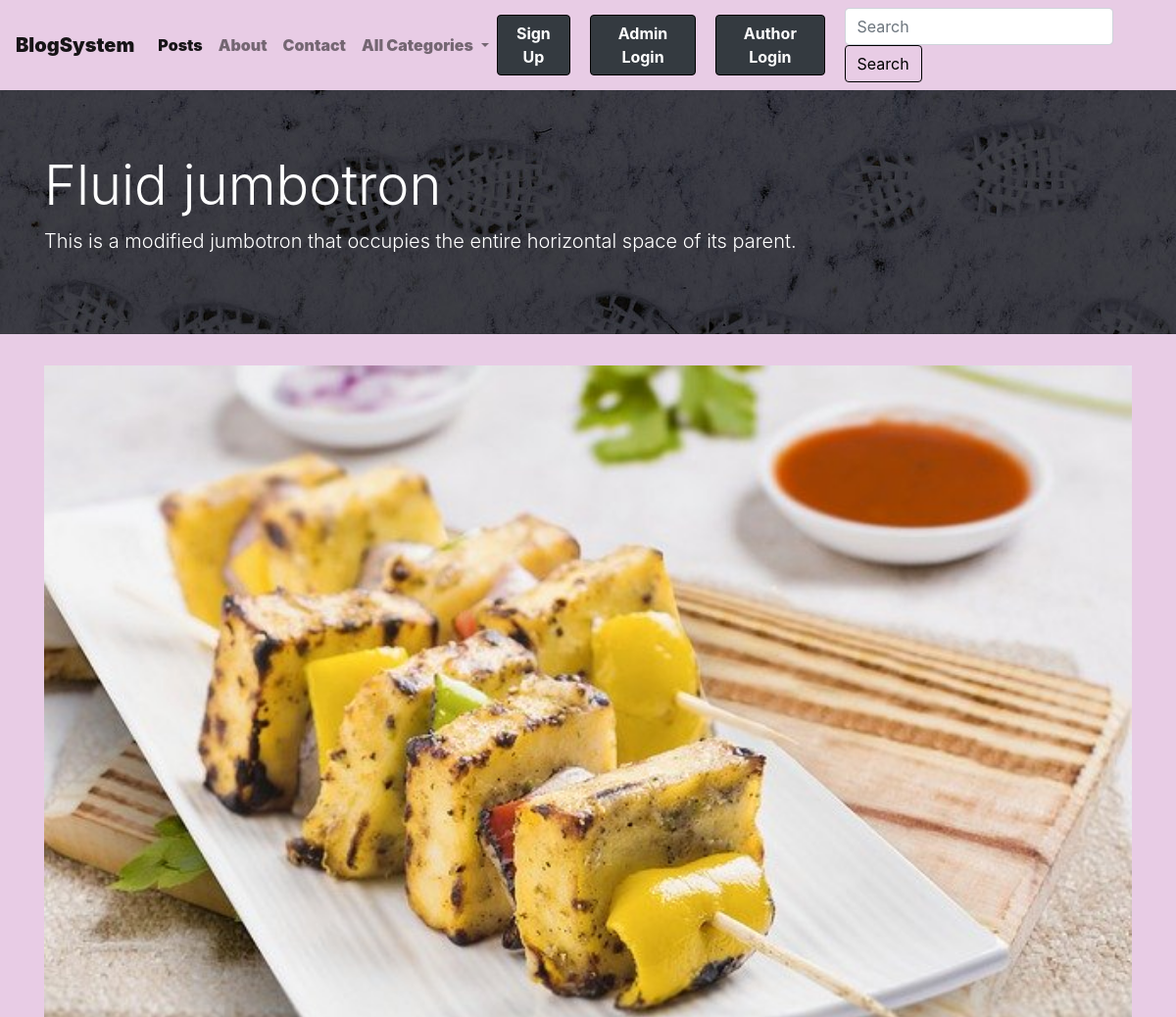
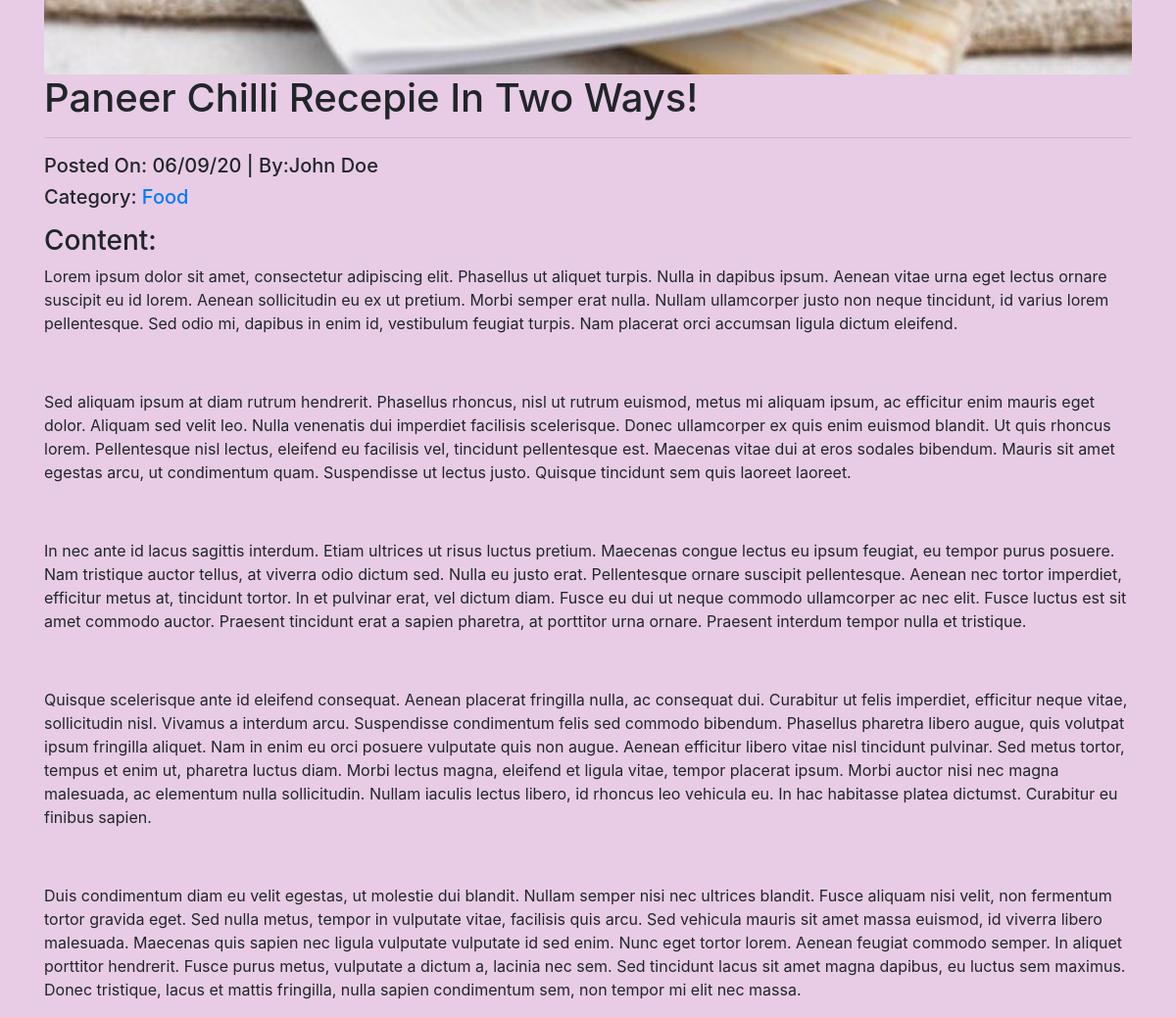
The page /post.php?id=21 on the database its author committed (2 pictures, top to bottom).
### tables this page shows
CREATE TABLE `post` (
  `post_id` int(11) NOT NULL,
  `post_title` varchar(256) NOT NULL,
  `post_content` longtext NOT NULL,
  `post_category` int(20) NOT NULL,
  `post_author` int(20) NOT NULL,
  `post_date` varchar(256) NOT NULL,
  `post_keyword` varchar(256) NOT NULL,
  `post_image` varchar(256) NOT NULL
);

CREATE TABLE `page` (
  `page_id` int(11) NOT NULL,
  `page_title` varchar(256) NOT NULL,
  `page_content` longtext NOT NULL
);

CREATE TABLE `author` (
  `author_id` int(11) NOT NULL,
  `author_name` varchar(256) NOT NULL,
  `author_email` varchar(256) NOT NULL,
  `author_password` varchar(256) NOT NULL,
  `author_bio` longtext NOT NULL,
  `author_role` varchar(256) NOT NULL
);

CREATE TABLE `category` (
  `category_id` int(11) NOT NULL,
  `category_name` varchar(256) NOT NULL
);

### post.php (the view, shortened to what this page needs)
<?php
include_once "includes/connection.php";
include_once "includes/function.php";
if(!isset($_GET['id'])){
	header("Location:index.php");
}else{
	$id = mysqli_real_escape_string($conn,$_GET['id']);
	if(!is_numeric($id)){
		header("Location:index.php");
		exit();
	}else if(is_numeric($id)){
		$sql = "SELECT * FROM `post` WHERE post_id='$id'";
		$result = mysqli_query($conn,$sql);
		if(mysqli_num_rows($result)<=0){
			header("Location:index.php");
		}else if(mysqli_num_rows($result)>0){
			while($row=mysqli_fetch_array($result)){
			$post_title = $row['post_title'];
			$post_content = $row['post_content'];
			$post_date = $row['post_date'];
			$post_image = $row['post_image'];
			$post_author = $row['post_author'];
			$post_category = $row['post_category'];
?>
<!DOCTYPE html>
<html lang="en">
<head>
	<link rel="stylesheet" href="style/bootstrap.min.css">
	<link rel="stylesheet" href="style.css">
</head>
<body >
	<?php include_once "includes/nav.php"; ?>
	<?php include_once "includes/jumbo.php"; ?>
	<div class="container">
		<img style="width:100%;" src="<?php echo $post_image;?>">
		<h1><?php echo $post_title; ?></h1>
		<hr>
		<h5>Posted On: <?php echo $post_date; ?> | By:<?php echo getAuthorName($post_author); ?></h5>
		<h5>Category: <a href="category.php?id=<?php echo $post_category; ?>"><?php getCategoryName($post_category) ; ?></a></h5>
		<p><h3>Content:</h3><?php echo $post_content;?></p>
	</div>
</body>
</html>
				<?php
			}
		}
	}
}
?>

### includes/nav.php (shortened to what this page needs)
<?php
include_once "includes/connection.php";
?>
	<link rel="stylesheet" href="style/style.css">
	<nav class="navbar navbar-expand-lg navbar-light" >
	<a class="navbar-brand" href="index.php"><b>BlogSystem</b></a>
	<div class="collapse navbar-collapse" id="navbarSupportedContent">
    <ul class="navbar-nav mx-auto">
      <li class="nav-item active">
        <a class="nav-link" href="index.php"><b>Posts</b> <span class="sr-only">(current)</span></a>
      </li>
	  <?php
	  $sqlpage = "SELECT * FROM page";
		$resultpage = mysqli_query($conn,$sqlpage);
		while($rowpage=mysqli_fetch_array($resultpage)){
			$page_id = $rowpage['page_id'];
			$page_title = $rowpage['page_title'];
			?>
			<li class="nav-item">
			<a class="nav-link" href="page.php?id=<?php echo $page_id;?>"><b><?php echo $page_title;?></b></a>
			</li>
	  <?php
		}
	  ?>
      <li class="nav-item dropdown" >
        <a class="nav-link dropdown-toggle" href="#" id="navbarDropdown" role="button" data-toggle="dropdown" aria-haspopup="true" aria-expanded="false">
          <b>All Categories</b>
        </a>
      </li>
    </ul>
	<a href="../blog/admin/signup.php"><button type="button" class="btn btn-dark"><b>Sign Up</b></button></a>
	<a href="../blog/admin/login.php"><button type="button" class="btn btn-dark"><b>Admin Login</b></button></a>
	<a href="../blog/admin/login.php"><button type="button" class="btn btn-dark"><b>Author Login</b></button></a>
    <form action="search.php" class="form-inline my-2 my-lg-0">
      <input name="s" class="form-control mr-sm-2" type="search" placeholder="Search" aria-label="Search">
      <button class="btn btn-outline-success my-2 my-sm-0" type="submit">Search</button>
    </form>
  </div>
</nav>

### includes/jumbo.php
<link rel="stylesheet" href="../style/style.css">
<div class="jumbotron jumbotron-fluid">
  <div class="container">
    <h1 class="display-4">Fluid jumbotron</h1>
    <p class="lead">This is a modified jumbotron that occupies the entire horizontal space of its parent.</p>
  </div>
</div>

### includes/function.php (shortened to what this page needs)
<?php
	include_once "connection.php";
	function getAuthorName($id){
		global $conn;
		$sql = "SELECT * FROM `author` WHERE author_id = '$id'";
		$result = mysqli_query($conn,$sql);
		while($row = mysqli_fetch_assoc($result)){
			$name = $row['author_name'];
			echo $name;
		}
	}
	function getCategoryName($id){
		global $conn;
		$sql = "SELECT * FROM `category` WHERE category_id = '$id'";
		$result = mysqli_query($conn,$sql);
		while($row = mysqli_fetch_assoc($result)){
			$name = $row['category_name'];
			echo $name;
		}
	}
?>

### style/style.css (style rules this page uses)
body { background-color: #e8cce5; }
.navbar { background-color: #e8cce5; }
.nav-link , .navbar-brand { color:black; font-weight: bold; }
.btn { color:black; border-color:black; }
.jumbotron { background-image: url("../bg/head.jpg"); color: white; }
.btn-dark { color:white; margin-right:20px; }

### rows shown on the page
post: post_image (picture), post_title "Paneer Chilli Recepie In Two Ways!", post_date "06/09/20", post_content "Lorem ipsum dolor sit amet, consectetur adipiscing elit. Phasellus ut aliquet turpis. Nulla in dapibus ipsum. Aenean vitae urna eget lectus ornare suscipit eu id lorem. Aenean sollicitudin eu ex ut pretium. Morbi semper erat nulla. Nullam ullamcorper justo non neque tincidunt, id varius lorem pellentesque. Sed odio mi, dapibus in enim id, vestibulum feugiat turpis. Nam placerat orci accumsan ligula dictum eleifend. Sed aliquam ipsum at diam rutrum hendrerit. Phasellus rhoncus, nisl ut rutrum euismod, metus mi aliquam ipsum, ac efficitur enim mauris eget dolor. Aliquam sed velit leo. Nulla venenatis dui imperdiet facilisis scelerisque. Donec ullamcorper ex quis enim euismod blandit. Ut quis…"
page: page_title "About"
page: page_title "Contact"
author: author_name "John Doe"
category: category_name "Food"
